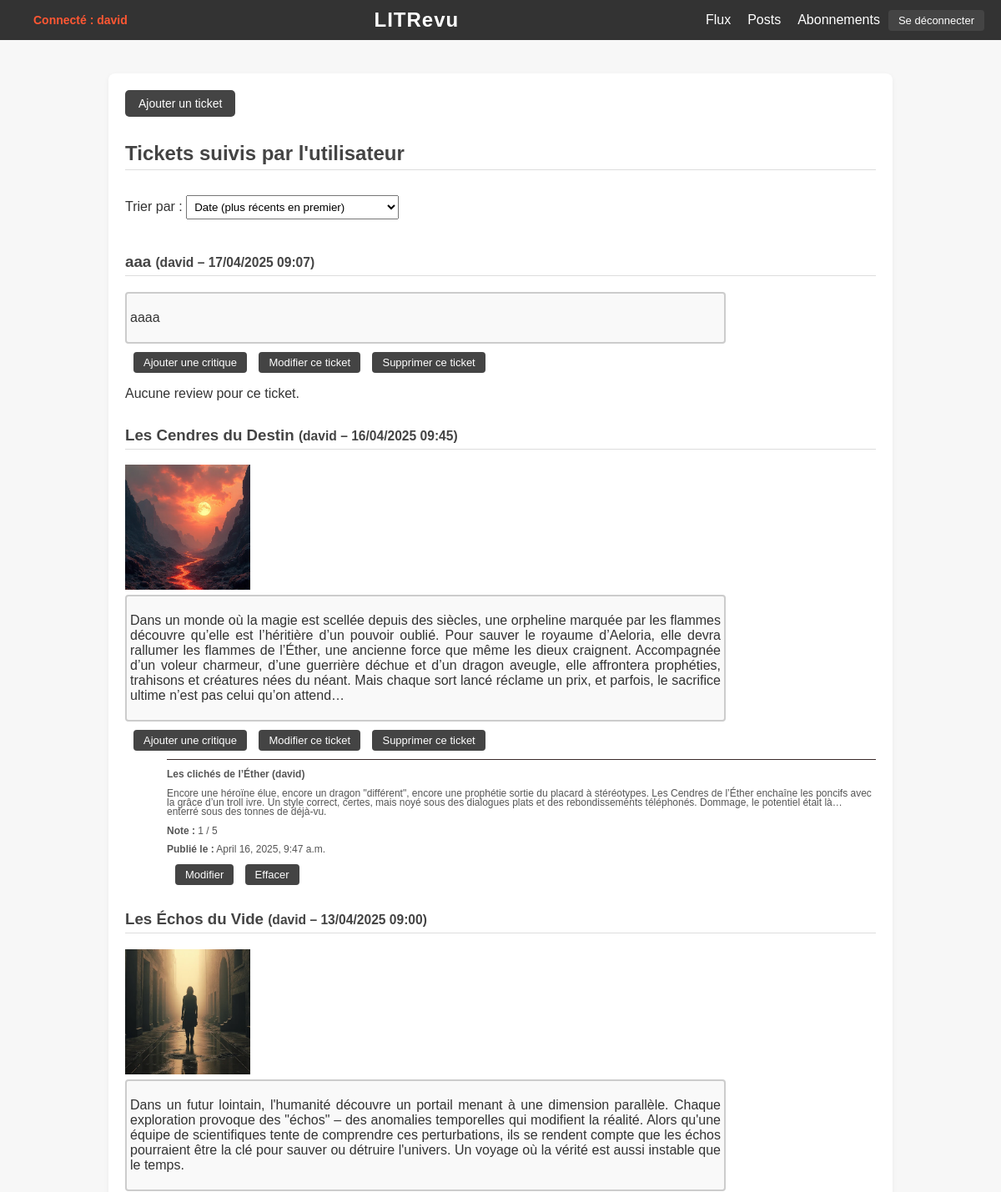
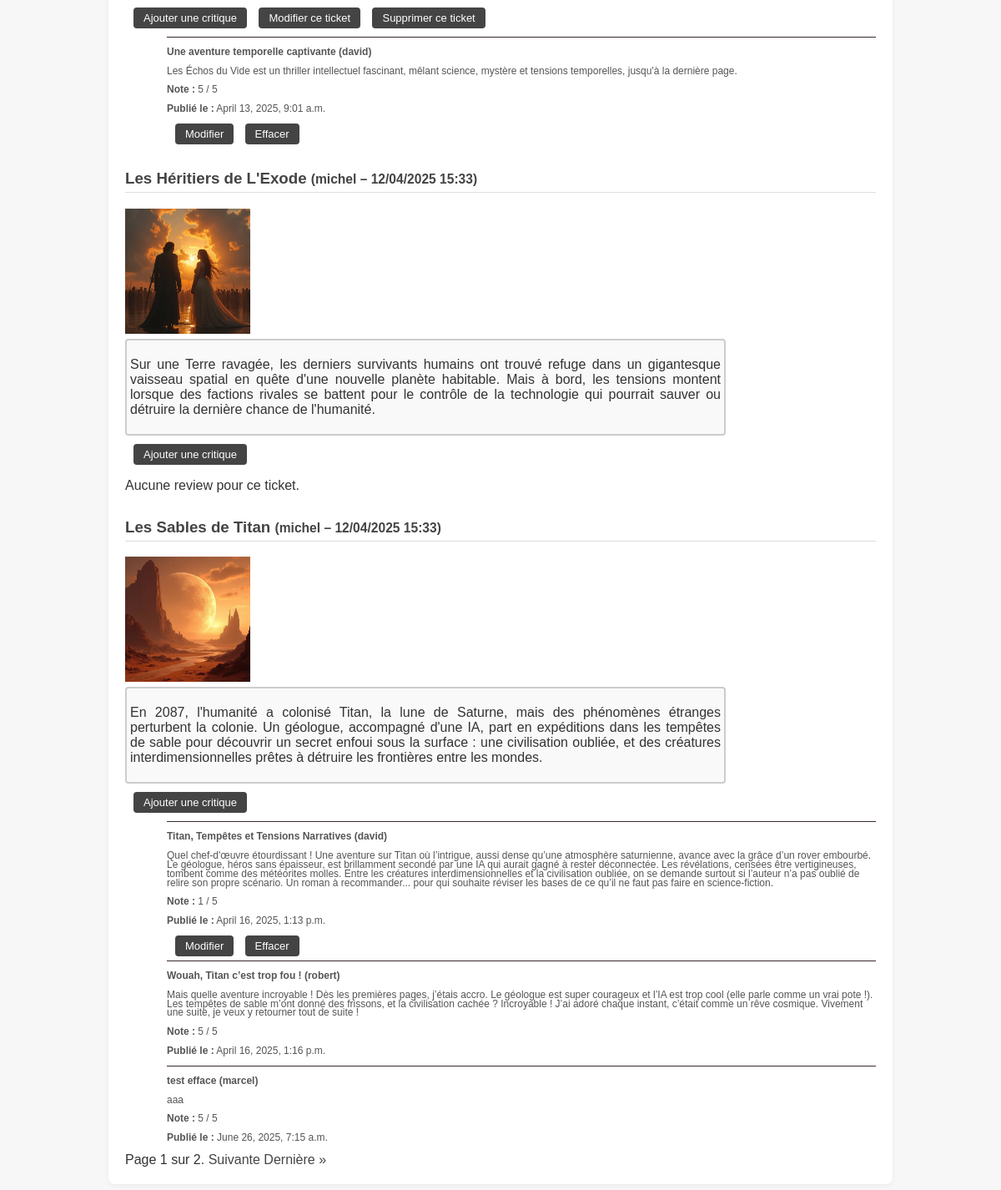
The page /all_tickets/ (signed in) on the database its author committed (2 pictures, top to bottom).
### myapp/models.py (models this page shows, shortened)
class Ticket(models.Model):
    title = models.CharField(max_length=128)  # Mettre unique=True au lieu de primary_key
    description = models.TextField(max_length=2048, blank=True)
    user = models.ForeignKey(User, on_delete=models.CASCADE)
    image = models.ImageField(upload_to='images/', null=True, blank=True)
    time_created = models.DateTimeField(auto_now_add=True)

class Review(models.Model):
    headline = models.CharField(max_length=128)
    ticket = models.ForeignKey(Ticket, on_delete=models.SET_NULL, null=True, blank=True)
    user = models.ForeignKey(User, on_delete=models.CASCADE)
    rating = models.PositiveSmallIntegerField(
        validators=[
            MinValueValidator(0),
            MaxValueValidator(5)
        ]
    )
    body = models.TextField(
        blank=True,
        validators=[MaxLengthValidator(8192)]
    )
    time_created = models.DateTimeField(auto_now_add=True)

### myapp/views.py (the view)
# urls.py: path('all_tickets/', views.all_tickets_view, name='all_tickets'),
@login_required
def all_tickets_view(request):
    order = request.GET.get('order', 'date')
    if order == 'user':
        tickets = Ticket.objects.all().order_by('user__username', '-time_created')  # Tri par utilisateur, puis par date
    else:
        tickets = Ticket.objects.all().order_by('-time_created')  # Tri par défaut : antichronologique
    paginator = Paginator(tickets, 5)
    page_number = request.GET.get('page')
    page_obj = paginator.get_page(page_number)
    return render(request, 'all_tickets.html', {
        'page_obj': page_obj,
    })

### myapp/templates/all_tickets.html (shortened to what this page needs)
{% extends 'base.html' %}
{% block content %}
  <div style="margin-bottom: 20px;">
    <a href="{% url 'create_ticket' %}" class="btn-ticket">Ajouter un ticket</a>
  </div>
  <h2>Tickets suivis par l'utilisateur</h2>
  <form method="get">
    <label for="order">Trier par :</label>
    <select name="order" id="order" onchange="this.form.submit()">
      <option value="date" {% if request.GET.order == "date" or not request.GET.order %}selected{% endif %}>Date (plus récents en premier)</option>
    </select>
  </form>
  <br>
  <div class="ticket-list">
    {% for ticket in page_obj %}
      <div class="ticket">
        <h3>
          {{ ticket.title }}
          <small>({{ ticket.user.username }} – {{ ticket.time_created|date:"d/m/Y H:i" }})</small>
        </h3>
        {% if ticket.image %}
          <div class="ticket-image">
            <img src="{{ ticket.image.url }}" alt="Image du ticket" style="max-width: 200px; max-height: 150px; object-fit: cover;">
          </div>
        {% endif %}
        <div class="ticket-description-box">
          <p class="ticket-description">{{ ticket.description }}</p>
        </div>
        <div class="ticket-buttons" style="margin: 10px 0;">
          <form action="{% url 'add_review' ticket.id %}" method="get" style="display: inline;">
            <button type="submit" class="button">Ajouter une critique</button>
          </form>
          {% if ticket.user == request.user %}
            <form action="{% url 'edit_ticket' ticket.id %}" method="get" style="display: inline;">
              <button type="submit" class="button">Modifier ce ticket</button>
            </form>
            <form action="{% url 'confirm_delete_ticket' ticket.id %}" method="get" style="display: inline;">
              <button type="submit" class="button">Supprimer ce ticket</button>
            </form>
          {% endif %}
        </div>
        <div class="reviews">
          {% for review in ticket.review_set.all %}
            <div class="review small-text">
              <hr class="review-separator">
              <p><strong>{{ review.headline }} ({{ review.user.username }})</strong></p>
              <div class="review-description-box">
                {{ review.body }}
              </div>
              <p><strong>Note :</strong> {{ review.rating }} / 5</p>
              <p><strong>Publié le :</strong> {{ review.time_created }}</p>
              <div class="review-buttons">
                {% if review.user == request.user %}
                  <form action="{% url 'edit_review' review.id %}" method="get" style="display: inline;">
                    <button type="submit" class="button">Modifier</button>
                  </form>
                  <form action="{% url 'confirm_delete_review' review.id %}" method="get" style="display: inline;">
                    <button type="submit" class="button">Effacer</button>
                  </form>
                {% endif %}
              </div>
            </div>
          {% empty %}
            <p>Aucune review pour ce ticket.</p>
          {% endfor %}
        </div>
      </div>
    {% empty %}
      <p>Aucun ticket suivi.</p>
    {% endfor %}
  </div>
  <div class="pagination">
    <span class="step-links">
      <span class="current">
        Page {{ page_obj.number }} sur {{ page_obj.paginator.num_pages }}.
      </span>
      {% if page_obj.has_next %}
        <a href="?page={{ page_obj.next_page_number }}">Suivante</a>
        <a href="?page={{ page_obj.paginator.num_pages }}">Dernière &raquo;</a>
      {% endif %}
    </span>
  </div>
{% endblock %}

### myapp/templates/base.html (shortened to what this page needs)
<!DOCTYPE html>
<html lang="fr">
<head>
    {% load static %}
    <link rel="stylesheet" type="text/css" href="{% static 'css/style.css' %}">
</head>
<body>
    <div class="header">
        <div class="message">
            {% if request.user.is_authenticated %}
                <span class="username">Connecté : {{ request.user.username }}</span>
            {% endif %}
        </div>
        <div class="center">LITRevu</div>
        <div class="links">
            <a href="{% url 'user_feed' %}">Flux</a>
            <a href="{% url 'all_tickets' %}">Posts</a>
            <a href="{% url 'follow_user' %}">Abonnements</a>
            <form action="{% url 'logout' %}" method="post">
                <button type="submit">Se déconnecter</button>
            </form>
        </div>
    </div>
    <div class="content">
        {% block content %}{% endblock %}
    </div>
</body>
</html>

### static/css/style.css (style rules this page uses)
body { font-family: 'Segoe UI', sans-serif; margin: 0; padding: 0; background-color: #f7f7f7; color: #333; }
.header { display: flex; justify-content: space-between; align-items: center; padding: 15px 30px; background-color: #222; color: white; }
.header .center { flex: 1; text-align: center; font-size: 26px; font-weight: bold; letter-spacing: 1px; }
.header .links a { color: white; text-decoration: none; margin-left: 20px; transition: color 0.3s; }
.message { font-size: 14px; color: #f2a654; }
.content { max-width: 900px; margin: 40px auto; padding: 20px; background-color: white; border-radius: 8px; box-shadow: 0 2px 6px rgba(0, 0, 0, 0.05); }
h2, h3 { color: #444; border-bottom: 1px solid #ddd; padding-bottom: 5px; margin-top: 30px; }
form { display: inline; }
button { background-color: #444; color: white; border: none; padding: 5px 12px; margin-left: 10px; border-radius: 4px; cursor: pointer; font-size: 13px; transition: background-color 0.3s; text-align: center; width: auto; height: auto; }
select { padding: 5px; margin-top: 10px; margin-bottom: 10px; }
a { color: #444; text-decoration: none; }
.btn-ticket { background-color: #444; color: white; padding: 8px 16px; border-radius: 5px; text-decoration: none; font-size: 14px; transition: background-color 0.3s; display: inline-block; }
.review-separator { margin: 5px 0; border: none; border-top: 1px solid #3a2a2a; }
.review.small-text { font-size: 12px; margin-left: 50px; line-height: 0.9; color: #555; }
button { background-color: #444; color: white; border: none; padding: 5px 12px; margin-left: 10px; border-radius: 4px; cursor: pointer; font-size: 13px; transition: background-color 0.3s; }
.ticket-description-box { width: 80%; height: auto; background-color: #f9f9f9; border: 2px solid #ccc; border-radius: 4px; margin-top: 2px; padding: 4px; box-sizing: border-box; text-align: justify; }

### myapp/templates/base.html (style rules this page uses)
body { font-family: Arial, sans-serif; margin: 0; padding: 0; }
.header { display: flex; justify-content: space-between; align-items: center; padding: 10px 20px; background-color: #333; color: white; }
.header .center { flex: 1; text-align: center; font-size: 24px; }
.header .links { display: flex; align-items: center; }
.header .links a { color: white; text-decoration: none; margin-left: 20px; }
.message { color: #ff5733; font-weight: bold; margin-right: 20px; }

### rows shown on the page
Ticket: title "aaa", user.username "david", time_created "17/04/2025 09:07", description "aaaa", shows "Modifier ce ticket"
Ticket: title "Les Cendres du Destin", user.username "david", time_created "16/04/2025 09:45", image (picture), description "Dans un monde où la magie est scellée depuis des siècles, une orpheline marquée par les flammes découvre qu’elle est l’héritière d’un pouvoir oublié. Pour sauver le royaume d’Aeloria, elle devra rallumer les flammes de l’Éther, une ancienne force que même les dieux craignent. Accompagnée d’un voleur charmeur, d’une guerrière déchue et d’un dragon aveugle, elle affrontera prophéties, trahisons et créatures nées du néant. Mais chaque sort lancé réclame un prix, et parfois, le sacrifice ultime n’est pas celui qu’on attend…", shows "Modifier ce ticket"
Review: headline "Les clichés de l’Éther", user.username "david", body "Encore une héroïne élue, encore un dragon \"différent\", encore une prophétie sortie du placard à stéréotypes. Les Cendres de l’Éther enchaîne les poncifs avec la grâce d’un troll ivre. Un style correct, certes, mais noyé sous des dialogues plats et des rebondissements téléphonés. Dommage, le potentiel était là… enterré sous des tonnes de déjà-vu.", rating "1", time_created "April 16, 2025, 9:47 a.m.", shows "Modifier"
Ticket: title "Les Échos du Vide", user.username "david", time_created "13/04/2025 09:00", image (picture), description "Dans un futur lointain, l'humanité découvre un portail menant à une dimension parallèle. Chaque exploration provoque des \"échos\" – des anomalies temporelles qui modifient la réalité. Alors qu'une équipe de scientifiques tente de comprendre ces perturbations, ils se rendent compte que les échos pourraient être la clé pour sauver ou détruire l'univers. Un voyage où la vérité est aussi instable que le temps.", shows "Modifier ce ticket"
Review: headline "Une aventure temporelle captivante", user.username "david", body "Les Échos du Vide est un thriller intellectuel fascinant, mêlant science, mystère et tensions temporelles, jusqu'à la dernière page.", rating "5", time_created "April 13, 2025, 9:01 a.m.", shows "Modifier"
Ticket: title "Les Héritiers de L'Exode", user.username "michel", time_created "12/04/2025 15:33", image (picture), description "Sur une Terre ravagée, les derniers survivants humains ont trouvé refuge dans un gigantesque vaisseau spatial en quête d'une nouvelle planète habitable. Mais à bord, les tensions montent lorsque des factions rivales se battent pour le contrôle de la technologie qui pourrait sauver ou détruire la dernière chance de l'humanité."
Ticket: title "Les Sables de Titan", user.username "michel", time_created "12/04/2025 15:33", image (picture), description "En 2087, l'humanité a colonisé Titan, la lune de Saturne, mais des phénomènes étranges perturbent la colonie. Un géologue, accompagné d'une IA, part en expéditions dans les tempêtes de sable pour découvrir un secret enfoui sous la surface : une civilisation oubliée, et des créatures interdimensionnelles prêtes à détruire les frontières entre les mondes."
Review: headline "Titan, Tempêtes et Tensions Narratives", user.username "david", body "Quel chef-d'œuvre étourdissant ! Une aventure sur Titan où l’intrigue, aussi dense qu’une atmosphère saturnienne, avance avec la grâce d’un rover embourbé. Le géologue, héros sans épaisseur, est brillamment secondé par une IA qui aurait gagné à rester déconnectée. Les révélations, censées être vertigineuses, tombent comme des météorites molles. Entre les créatures interdimensionnelles et la civilisation oubliée, on se demande surtout si l’auteur n’a pas oublié de relire son propre scénario. Un roman à recommander... pour qui souhaite réviser les bases de ce qu’il ne faut pas faire en science-fiction.", rating "1", time_created "April 16, 2025, 1:13 p.m.", shows "Modifier"
Review: headline "Wouah, Titan c’est trop fou !", user.username "robert", body "Mais quelle aventure incroyable ! Dès les premières pages, j’étais accro. Le géologue est super courageux et l’IA est trop cool (elle parle comme un vrai pote !). Les tempêtes de sable m’ont donné des frissons, et la civilisation cachée ? Incroyable ! J’ai adoré chaque instant, c’était comme un rêve cosmique. Vivement une suite, je veux y retourner tout de suite !", rating "5", time_created "April 16, 2025, 1:16 p.m."
Review: headline "test efface", user.username "marcel", body "aaa", rating "5", time_created "June 26, 2025, 7:15 a.m."

### other values the page prints
{{ request.user.username }} "david"
{{ page_obj.number }} "1"
{{ page_obj.paginator.num_pages }} "2"
